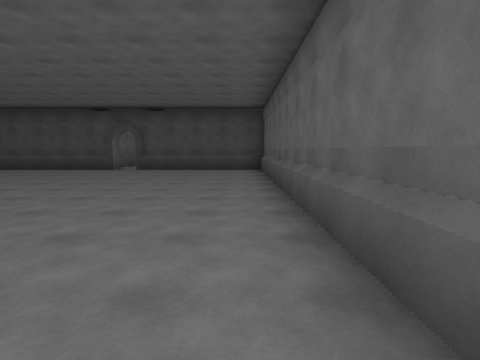
view 1 (above)

23 first-person views from a walk through a 3-D level made in the Unity game engine. The camera is 1.5 m above the floor, tilts 6° down and sees 80° across. The floor is counted in squares, 2 m on a side. Each view is taken from the middle of a square. On the plan, view 1 faces up. The plan holds only what a view shows up to about 10 squares ahead; the rest is blank. The place goes on beyond the plan. The player is left out. Some animated figures are left out.

view 2
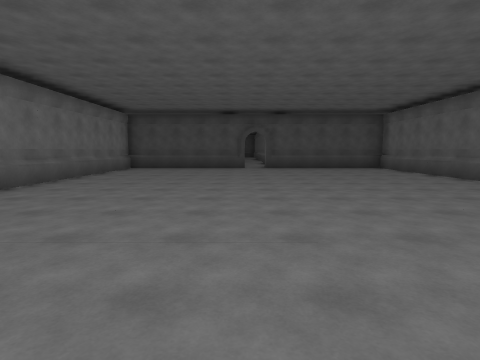

view 3
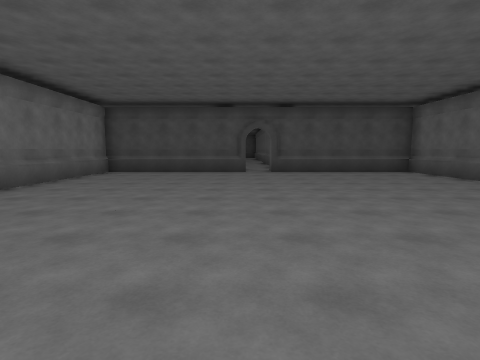

view 4
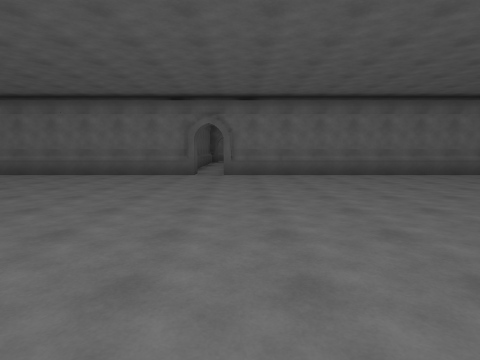

view 5
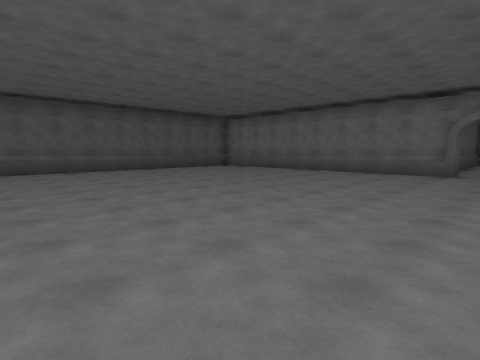

view 6
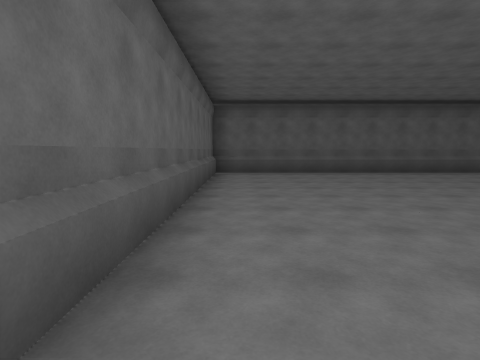

view 7
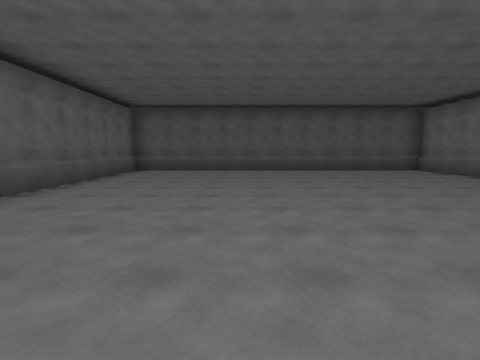

view 8
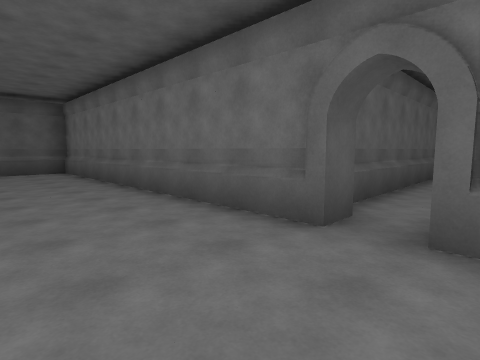

view 9
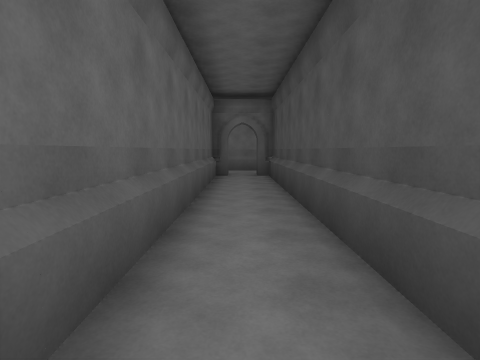

view 10
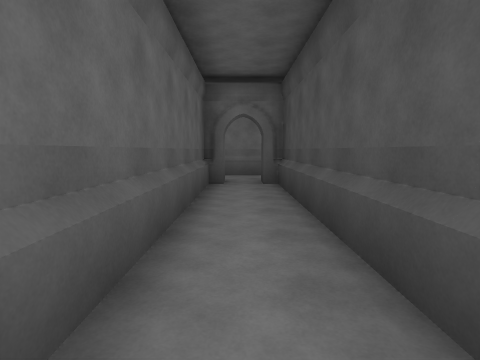

view 11
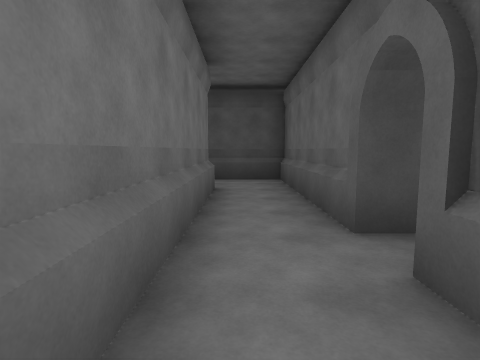

view 12
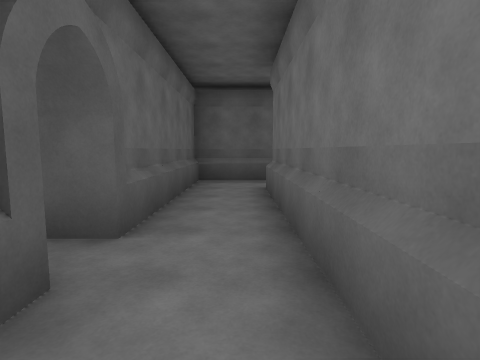

view 13
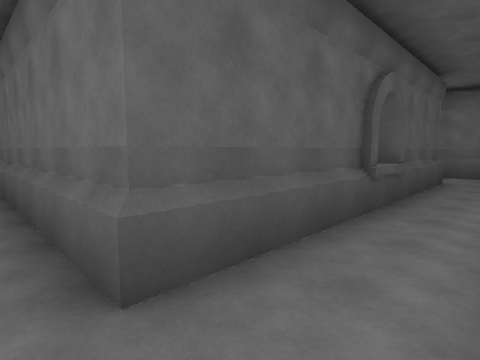

view 14
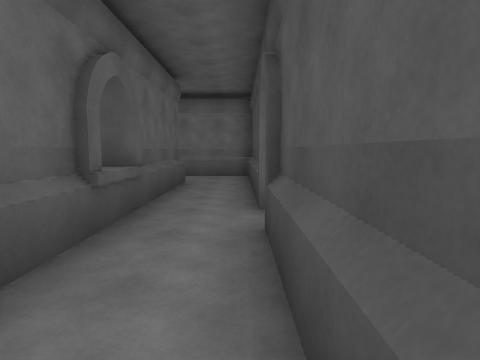

view 15
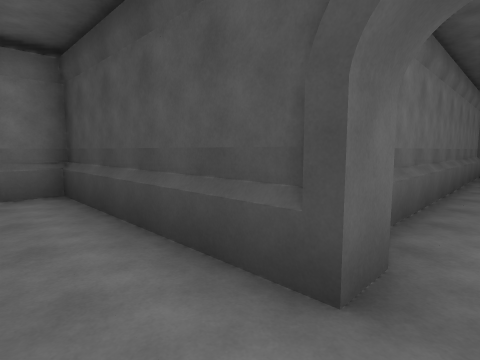

view 16
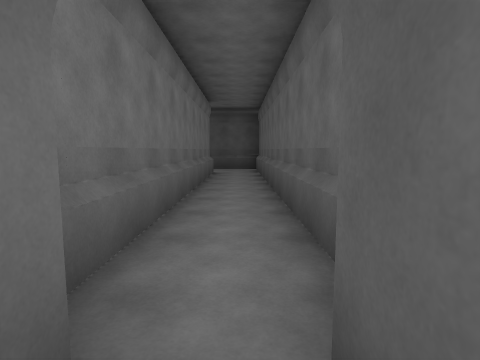

view 17
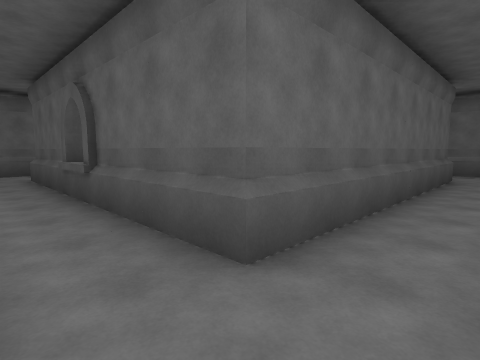

view 18
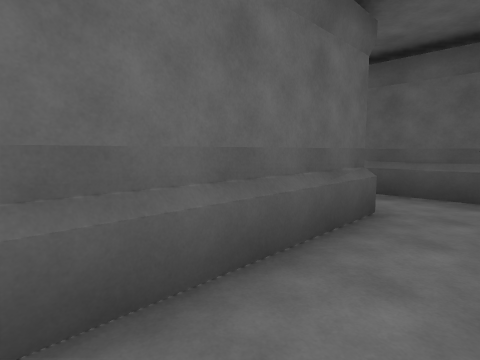

view 19
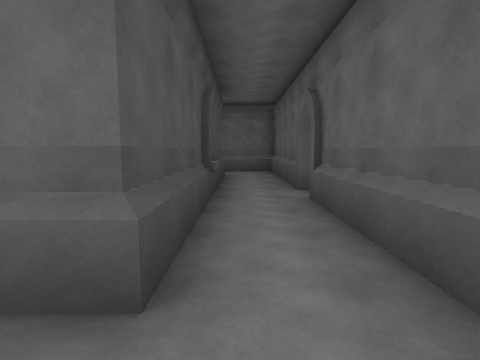

view 20
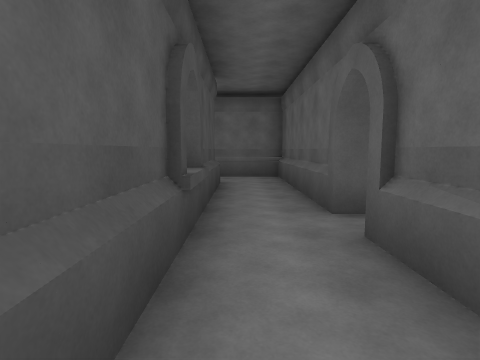

view 21
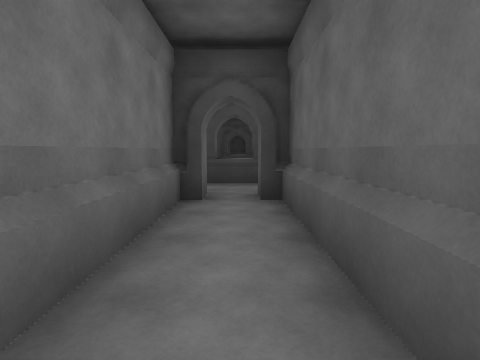

view 22
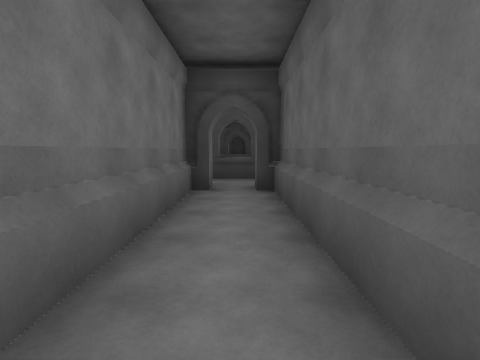

view 23
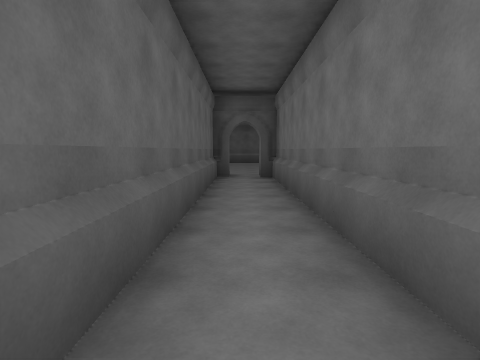

### Floor plan
Points are (right, up) in squares from view 1. A wall is a line through its corners. A room is listed if a view was taken in it or the views show most of it. See-through windows are left out.
Room 1 (views 1, 2, 3, 4, 5, 6, 7, 8)
walls: (-9.5, -1.4) (-9.5, -10.6) (0.8, -10.6) (0.8, -1.9); (0.8, 0.9) (0.8, 10.8) (-4, 10.8); (-4.8, 10.8) (-9.5, 10.8) (-9.5, -0.5)
ways out: opening at (-10, -1) to room 2; gap at (-4, 11)
Room 2 (views 9, 10, 12)
walls: (-18.3, -0.5) (-19, -0.5) (-19, 2.6); (-19, -1.4) (-18.3, -1.4) (-18.3, -1.7) (-10.7, -1.7); (-10.9, -0.2) (-18.3, -0.2); (-20.5, 2.6) (-20.5, -1.4); (-10.2, -1.4) (-9.5, -1.4)
ways out: opening at (-10, -1) to room 1; opening at (-20, -2) to room 3; opening at (-20, 3) to room 4
Room 3 (view 11)
walls: (-20.5, -1.4) (-20.5, -4.4); (-20.5, -6.1) (-19, -6.1) (-19, -1.4)
ways out: opening at (-20, -2) to room 2; opening at (-21, -5) to room 5
Room 4 (views 13, 14, 15, 16, 17, 18, 19, 20)
walls: (-24.9, 2.8) (-23.4, 2.8); (-24.6, 2.7) (-24.6, 2.2); (-24.6, 5) (-24.6, 4.3) (-29.4, 4.3) (-29.4, 3.9); (-23.4, 5.8) (-23.4, 13.8); (-19, 2.6) (-19, 4.3) (-23.7, 4.3) (-23.7, 5); (-24.4, -4.4) (-27.6, -4.4) (-27.6, 2.6) (-20.5, 2.6); (-28.6, -6.1) (-24.6, -6.1); (-25, 13.6) (-25, 5.4)
ways out: opening at (-20, 3) to room 2; opening at (-25, -5) to room 5; opening at (-24, 13)
Room 5 (views 21, 22, 23)
walls: (-25, -6.7) (-25, -12.5); (-24.6, -6.1) (-24.6, -6.7); (-23.4, -12.5) (-23.4, -6.7) (-23.7, -6.7) (-23.7, -6.1) (-20.5, -6.1); (-20.5, -4.4) (-24.4, -4.4)
ways out: opening at (-21, -5) to room 3; opening at (-25, -5) to room 4

Positions as (right, up) in squares from view 1, and headings:
1: (0, 0), facing up
2: (-5, -1), facing up
3: (-5, 1), facing up
4: (-1, 0), facing left
5: (0, 0), facing down-left
6: (0, -1), facing down
7: (-3, 0), facing down
8: (-7, 0), facing down-left
9: (-10, -1), facing left
10: (-12, -1), facing left
11: (-20, -3), facing up
12: (-20, 1), facing down
13: (-20, 4), facing down-left
14: (-21, 4), facing left
15: (-24, 3), facing up-left
16: (-24, 4), facing up
17: (-29, 4), facing down-right
18: (-29, -1), facing down-right
19: (-29, -5), facing right
20: (-27, -5), facing right
21: (-24, -11), facing up
22: (-24, -12), facing up
23: (-24, -7), facing down
